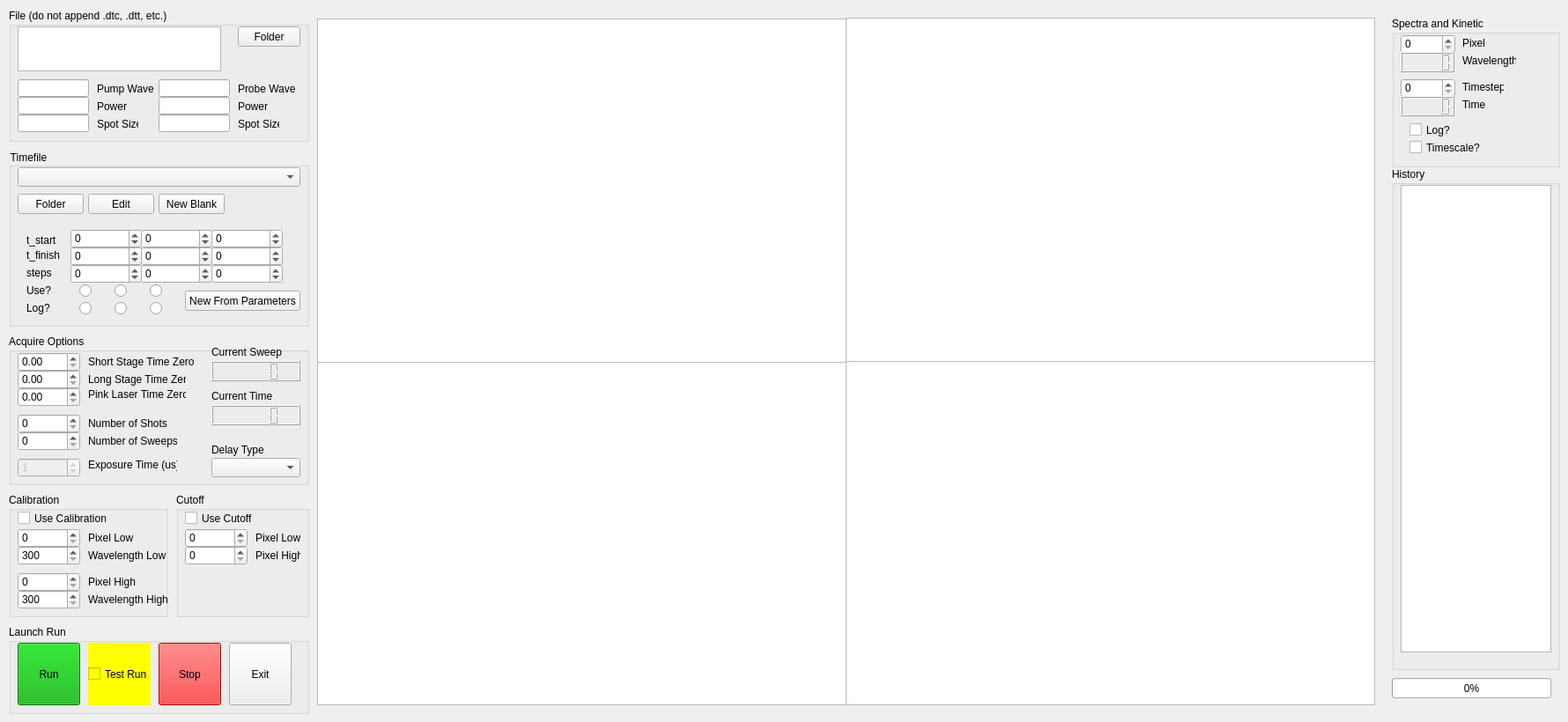
    <widget class="QWidget" name="acquire_tab">
     <attribute name="title">
      <string>Acquisition</string>
     </attribute>
     <widget class="QGroupBox" name="timefile_box">
      <property name="geometry">
       <rect>
        <x>10</x>
        <y>170</y>
        <width>341</width>
        <height>201</height>
       </rect>
      </property>
      <property name="styleSheet">
       <string notr="true">alternate-background-color: rgb(115, 115, 115);</string>
      </property>
      <property name="title">
       <string>Timefile</string>
      </property>
      <widget class="QComboBox" name="timefile_list">
       <property name="geometry">
        <rect>
         <x>10</x>
         <y>20</y>
         <width>321</width>
         <height>22</height>
        </rect>
       </property>
      </widget>
      <widget class="QPushButton" name="timefile_folder_btn">
       <property name="geometry">
        <rect>
         <x>10</x>
         <y>50</y>
         <width>75</width>
         <height>23</height>
        </rect>
       </property>
       <property name="text">
        <string>Folder</string>
       </property>
      </widget>
      <widget class="QPushButton" name="timefile_edit_btn">
       <property name="geometry">
        <rect>
         <x>90</x>
         <y>50</y>
         <width>75</width>
         <height>23</height>
        </rect>
       </property>
       <property name="text">
        <string>Edit</string>
       </property>
      </widget>
      <widget class="QPushButton" name="timefile_new_blank_btn">
       <property name="geometry">
        <rect>
         <x>170</x>
         <y>50</y>
         <width>75</width>
         <height>23</height>
        </rect>
       </property>
       <property name="text">
        <string>New Blank</string>
       </property>
      </widget>
      <widget class="QSpinBox" name="timefile_t1_min">
       <property name="geometry">
        <rect>
         <x>70</x>
         <y>90</y>
         <width>81</width>
         <height>22</height>
        </rect>
       </property>
       <property name="minimum">
        <number>-1000001</number>
       </property>
       <property name="maximum">
        <number>1000000</number>
       </property>
      </widget>
      <widget class="QSpinBox" name="timefile_t1_max">
       <property name="geometry">
        <rect>
         <x>70</x>
         <y>110</y>
         <width>81</width>
         <height>22</height>
        </rect>
       </property>
       <property name="minimum">
        <number>-1000000</number>
       </property>
       <property name="maximum">
        <number>1000000</number>
       </property>
      </widget>
      <widget class="QSpinBox" name="timefile_t2_max">
       <property name="geometry">
        <rect>
         <x>150</x>
         <y>110</y>
         <width>81</width>
         <height>22</height>
        </rect>
       </property>
       <property name="minimum">
        <number>-1000000</number>
       </property>
       <property name="maximum">
        <number>1000000</number>
       </property>
      </widget>
      <widget class="QSpinBox" name="timefile_t2_min">
       <property name="geometry">
        <rect>
         <x>150</x>
         <y>90</y>
         <width>81</width>
         <height>22</height>
        </rect>
       </property>
       <property name="minimum">
        <number>-1000000</number>
       </property>
       <property name="maximum">
        <number>1000000</number>
       </property>
      </widget>
      <widget class="QSpinBox" name="timefile_t3_min">
       <property name="geometry">
        <rect>
         <x>230</x>
         <y>90</y>
         <width>81</width>
         <height>22</height>
        </rect>
       </property>
       <property name="minimum">
        <number>-1000000</number>
       </property>
       <property name="maximum">
        <number>1000000</number>
       </property>
      </widget>
      <widget class="QSpinBox" name="timefile_t3_max">
       <property name="geometry">
        <rect>
         <x>230</x>
         <y>110</y>
         <width>81</width>
         <height>22</height>
        </rect>
       </property>
       <property name="minimum">
        <number>-1000000</number>
       </property>
       <property name="maximum">
        <number>1000000</number>
       </property>
      </widget>
      <widget class="QRadioButton" name="timefile_uset1">
       <property name="geometry">
        <rect>
         <x>80</x>
         <y>150</y>
         <width>16</width>
         <height>21</height>
        </rect>
       </property>
       <property name="text">
        <string/>
       </property>
       <property name="autoExclusive">
        <bool>false</bool>
       </property>
      </widget>
      <widget class="QRadioButton" name="timefile_logt1">
       <property name="geometry">
        <rect>
         <x>80</x>
         <y>170</y>
         <width>16</width>
         <height>21</height>
        </rect>
       </property>
       <property name="text">
        <string/>
       </property>
       <property name="autoExclusive">
        <bool>false</bool>
       </property>
      </widget>
      <widget class="QRadioButton" name="timefile_uset2">
       <property name="geometry">
        <rect>
         <x>120</x>
         <y>150</y>
         <width>16</width>
         <height>21</height>
        </rect>
       </property>
       <property name="text">
        <string/>
       </property>
       <property name="autoExclusive">
        <bool>false</bool>
       </property>
      </widget>
      <widget class="QRadioButton" name="timefile_logt2">
       <property name="geometry">
        <rect>
         <x>120</x>
         <y>170</y>
         <width>16</width>
         <height>21</height>
        </rect>
       </property>
       <property name="text">
        <string/>
       </property>
       <property name="autoExclusive">
        <bool>false</bool>
       </property>
      </widget>
      <widget class="QRadioButton" name="timefile_uset3">
       <property name="geometry">
        <rect>
         <x>160</x>
         <y>150</y>
         <width>16</width>
         <height>21</height>
        </rect>
       </property>
       <property name="text">
        <string/>
       </property>
       <property name="autoExclusive">
        <bool>false</bool>
       </property>
      </widget>
      <widget class="QRadioButton" name="timefile_logt3">
       <property name="geometry">
        <rect>
         <x>160</x>
         <y>170</y>
         <width>16</width>
         <height>21</height>
        </rect>
       </property>
       <property name="text">
        <string/>
       </property>
       <property name="autoExclusive">
        <bool>false</bool>
       </property>
      </widget>
      <widget class="QLabel" name="label">
       <property name="geometry">
        <rect>
         <x>20</x>
         <y>93</y>
         <width>47</width>
         <height>20</height>
        </rect>
       </property>
       <property name="text">
        <string>t_start</string>
       </property>
      </widget>
      <widget class="QLabel" name="label_2">
       <property name="geometry">
        <rect>
         <x>20</x>
         <y>110</y>
         <width>47</width>
         <height>20</height>
        </rect>
       </property>
       <property name="text">
        <string>t_finish</string>
       </property>
      </widget>
      <widget class="QLabel" name="label_3">
       <property name="geometry">
        <rect>
         <x>20</x>
         <y>150</y>
         <width>47</width>
         <height>20</height>
        </rect>
       </property>
       <property name="text">
        <string>Use?</string>
       </property>
      </widget>
      <widget class="QLabel" name="label_4">
       <property name="geometry">
        <rect>
         <x>20</x>
         <y>170</y>
         <width>47</width>
         <height>20</height>
        </rect>
       </property>
       <property name="text">
        <string>Log?</string>
       </property>
      </widget>
      <widget class="QPushButton" name="timefile_new_params_btn">
       <property name="geometry">
        <rect>
         <x>200</x>
         <y>160</y>
         <width>131</width>
         <height>23</height>
        </rect>
       </property>
       <property name="text">
        <string>New From Parameters</string>
       </property>
      </widget>
      <widget class="QSpinBox" name="timefile_t1_steps">
       <property name="geometry">
        <rect>
         <x>70</x>
         <y>130</y>
         <width>81</width>
         <height>22</height>
        </rect>
       </property>
       <property name="minimum">
        <number>-1000000</number>
       </property>
       <property name="maximum">
        <number>1000000</number>
       </property>
      </widget>
      <widget class="QSpinBox" name="timefile_t2_steps">
       <property name="geometry">
        <rect>
         <x>150</x>
         <y>130</y>
         <width>81</width>
         <height>22</height>
        </rect>
       </property>
       <property name="minimum">
        <number>-1000000</number>
       </property>
       <property name="maximum">
        <number>1000000</number>
       </property>
      </widget>
      <widget class="QSpinBox" name="timefile_t3_steps">
       <property name="geometry">
        <rect>
         <x>230</x>
         <y>130</y>
         <width>81</width>
         <height>22</height>
        </rect>
       </property>
       <property name="minimum">
        <number>-1000000</number>
       </property>
       <property name="maximum">
        <number>1000000</number>
       </property>
      </widget>
      <widget class="QLabel" name="label_22">
       <property name="geometry">
        <rect>
         <x>20</x>
         <y>130</y>
         <width>47</width>
         <height>20</height>
        </rect>
       </property>
       <property name="text">
        <string>steps</string>
       </property>
      </widget>
     </widget>
     <widget class="QGroupBox" name="file_box">
      <property name="enabled">
       <bool>true</bool>
      </property>
      <property name="geometry">
       <rect>
        <x>10</x>
        <y>10</y>
        <width>341</width>
        <height>151</height>
       </rect>
      </property>
      <property name="title">
       <string>File (do not append .dtc, .dtt, etc.)</string>
      </property>
      <widget class="QTextEdit" name="filename">
       <property name="geometry">
        <rect>
         <x>10</x>
         <y>20</y>
         <width>231</width>
         <height>51</height>
        </rect>
       </property>
      </widget>
      <widget class="QPushButton" name="folder_btn">
       <property name="geometry">
        <rect>
         <x>260</x>
         <y>20</y>
         <width>71</width>
         <height>23</height>
        </rect>
       </property>
       <property name="text">
        <string>Folder</string>
       </property>
      </widget>
      <widget class="QLineEdit" name="metadata_pump_wave">
       <property name="geometry">
        <rect>
         <x>10</x>
         <y>80</y>
         <width>81</width>
         <height>20</height>
        </rect>
       </property>
      </widget>
      <widget class="QLineEdit" name="metadata_pump_power">
       <property name="geometry">
        <rect>
         <x>10</x>
         <y>100</y>
         <width>81</width>
         <height>20</height>
        </rect>
       </property>
      </widget>
      <widget class="QLineEdit" name="metadata_pump_size">
       <property name="geometry">
        <rect>
         <x>10</x>
         <y>120</y>
         <width>81</width>
         <height>20</height>
        </rect>
       </property>
      </widget>
      <widget class="QLabel" name="label_65">
       <property name="geometry">
        <rect>
         <x>100</x>
         <y>80</y>
         <width>71</width>
         <height>21</height>
        </rect>
       </property>
       <property name="text">
        <string>Pump Wave</string>
       </property>
      </widget>
      <widget class="QLabel" name="label_66">
       <property name="geometry">
        <rect>
         <x>100</x>
         <y>100</y>
         <width>47</width>
         <height>21</height>
        </rect>
       </property>
       <property name="text">
        <string>Power</string>
       </property>
      </widget>
      <widget class="QLabel" name="label_67">
       <property name="geometry">
        <rect>
         <x>100</x>
         <y>120</y>
         <width>47</width>
         <height>21</height>
        </rect>
       </property>
       <property name="text">
        <string>Spot Size</string>
       </property>
      </widget>
      <widget class="QLineEdit" name="metadata_probe_wave">
       <property name="geometry">
        <rect>
         <x>170</x>
         <y>80</y>
         <width>81</width>
         <height>20</height>
        </rect>
       </property>
      </widget>
      <widget class="QLabel" name="label_68">
       <property name="geometry">
        <rect>
         <x>260</x>
         <y>80</y>
         <width>71</width>
         <height>21</height>
        </rect>
       </property>
       <property name="text">
        <string>Probe Wave</string>
       </property>
      </widget>
      <widget class="QLineEdit" name="metadata_probe_size">
       <property name="geometry">
        <rect>
         <x>170</x>
         <y>120</y>
         <width>81</width>
         <height>20</height>
        </rect>
       </property>
      </widget>
      <widget class="QLabel" name="label_69">
       <property name="geometry">
        <rect>
         <x>260</x>
         <y>120</y>
         <width>47</width>
         <height>21</height>
        </rect>
       </property>
       <property name="text">
        <string>Spot Size</string>
       </property>
      </widget>
      <widget class="QLineEdit" name="metadata_probe_power">
       <property name="geometry">
        <rect>
         <x>170</x>
         <y>100</y>
         <width>81</width>
         <height>20</height>
        </rect>
       </property>
      </widget>
      <widget class="QLabel" name="label_70">
       <property name="geometry">
        <rect>
         <x>260</x>
         <y>100</y>
         <width>47</width>
         <height>21</height>
        </rect>
       </property>
       <property name="text">
        <string>Power</string>
       </property>
      </widget>
     </widget>
     <widget class="QGroupBox" name="acquire_options_box">
      <property name="geometry">
       <rect>
        <x>10</x>
        <y>380</y>
        <width>341</width>
        <height>171</height>
       </rect>
      </property>
      <property name="title">
       <string>Acquire Options</string>
      </property>
      <widget class="QDoubleSpinBox" name="shortstage_t0">
       <property name="geometry">
        <rect>
         <x>10</x>
         <y>20</y>
         <width>71</width>
         <height>22</height>
        </rect>
       </property>
       <property name="maximum">
        <double>100000.000000000000000</double>
       </property>
      </widget>
      <widget class="QDoubleSpinBox" name="longstage_t0">
       <property name="geometry">
        <rect>
         <x>10</x>
         <y>40</y>
         <width>71</width>
         <height>22</height>
        </rect>
       </property>
       <property name="maximum">
        <double>1000000.000000000000000</double>
       </property>
      </widget>
      <widget class="QSpinBox" name="num_shots">
       <property name="geometry">
        <rect>
         <x>10</x>
         <y>90</y>
         <width>71</width>
         <height>22</height>
        </rect>
       </property>
       <property name="maximum">
        <number>2000</number>
       </property>
      </widget>
      <widget class="QLabel" name="label_5">
       <property name="geometry">
        <rect>
         <x>90</x>
         <y>20</y>
         <width>121</width>
         <height>21</height>
        </rect>
       </property>
       <property name="text">
        <string>Short Stage Time Zero</string>
       </property>
      </widget>
      <widget class="QLabel" name="label_6">
       <property name="geometry">
        <rect>
         <x>90</x>
         <y>40</y>
         <width>111</width>
         <height>21</height>
        </rect>
       </property>
       <property name="text">
        <string>Long Stage Time Zero</string>
       </property>
      </widget>
      <widget class="QLabel" name="label_7">
       <property name="geometry">
        <rect>
         <x>90</x>
         <y>90</y>
         <width>91</width>
         <height>21</height>
        </rect>
       </property>
       <property name="text">
        <string>Number of Shots</string>
       </property>
      </widget>
      <widget class="QSpinBox" name="num_sweeps">
       <property name="geometry">
        <rect>
         <x>10</x>
         <y>110</y>
         <width>71</width>
         <height>22</height>
        </rect>
       </property>
       <property name="maximum">
        <number>1000</number>
       </property>
      </widget>
      <widget class="QLabel" name="label_8">
       <property name="geometry">
        <rect>
         <x>90</x>
         <y>110</y>
         <width>101</width>
         <height>21</height>
        </rect>
       </property>
       <property name="text">
        <string>Number of Sweeps</string>
       </property>
      </widget>
      <widget class="QComboBox" name="delay_type_list">
       <property name="geometry">
        <rect>
         <x>230</x>
         <y>140</y>
         <width>101</width>
         <height>22</height>
        </rect>
       </property>
      </widget>
      <widget class="QLabel" name="label_9">
       <property name="geometry">
        <rect>
         <x>230</x>
         <y>120</y>
         <width>61</width>
         <height>21</height>
        </rect>
       </property>
       <property name="text">
        <string>Delay Type</string>
       </property>
      </widget>
      <widget class="QLCDNumber" name="sweep_display">
       <property name="geometry">
        <rect>
         <x>230</x>
         <y>30</y>
         <width>101</width>
         <height>23</height>
        </rect>
       </property>
      </widget>
      <widget class="QLabel" name="label_16">
       <property name="geometry">
        <rect>
         <x>230</x>
         <y>10</y>
         <width>81</width>
         <height>20</height>
        </rect>
       </property>
       <property name="text">
        <string>Current Sweep</string>
       </property>
      </widget>
      <widget class="QLCDNumber" name="time_display">
       <property name="geometry">
        <rect>
         <x>230</x>
         <y>80</y>
         <width>101</width>
         <height>23</height>
        </rect>
       </property>
      </widget>
      <widget class="QLabel" name="label_17">
       <property name="geometry">
        <rect>
         <x>230</x>
         <y>60</y>
         <width>81</width>
         <height>20</height>
        </rect>
       </property>
       <property name="text">
        <string>Current Time</string>
       </property>
      </widget>
      <widget class="QDoubleSpinBox" name="pinklaser_t0">
       <property name="geometry">
        <rect>
         <x>10</x>
         <y>60</y>
         <width>71</width>
         <height>22</height>
        </rect>
       </property>
       <property name="maximum">
        <double>1000000.000000000000000</double>
       </property>
      </widget>
      <widget class="QLabel" name="label_30">
       <property name="geometry">
        <rect>
         <x>90</x>
         <y>60</y>
         <width>111</width>
         <height>16</height>
        </rect>
       </property>
       <property name="text">
        <string>Pink Laser Time Zero</string>
       </property>
      </widget>
      <widget class="QSpinBox" name="exp_time_us">
       <property name="enabled">
        <bool>false</bool>
       </property>
       <property name="geometry">
        <rect>
         <x>10</x>
         <y>140</y>
         <width>71</width>
         <height>22</height>
        </rect>
       </property>
       <property name="maximum">
        <number>900</number>
       </property>
       <property name="value">
        <number>1</number>
       </property>
      </widget>
      <widget class="QLabel" name="label_47">
       <property name="geometry">
        <rect>
         <x>90</x>
         <y>140</y>
         <width>101</width>
         <height>16</height>
        </rect>
       </property>
       <property name="text">
        <string>Exposure Time (us)</string>
       </property>
      </widget>
     </widget>
     <widget class="QGroupBox" name="calib_box">
      <property name="geometry">
       <rect>
        <x>10</x>
        <y>560</y>
        <width>181</width>
        <height>141</height>
       </rect>
      </property>
      <property name="title">
       <string>Calibration</string>
      </property>
      <widget class="QSpinBox" name="calib_pixel_low">
       <property name="geometry">
        <rect>
         <x>10</x>
         <y>40</y>
         <width>71</width>
         <height>22</height>
        </rect>
       </property>
       <property name="maximum">
        <number>1200</number>
       </property>
      </widget>
      <widget class="QSpinBox" name="calib_wave_low">
       <property name="geometry">
        <rect>
         <x>10</x>
         <y>60</y>
         <width>71</width>
         <height>22</height>
        </rect>
       </property>
       <property name="minimum">
        <number>300</number>
       </property>
       <property name="maximum">
        <number>1500</number>
       </property>
      </widget>
      <widget class="QSpinBox" name="calib_pixel_high">
       <property name="geometry">
        <rect>
         <x>10</x>
         <y>90</y>
         <width>71</width>
         <height>22</height>
        </rect>
       </property>
       <property name="maximum">
        <number>1200</number>
       </property>
      </widget>
      <widget class="QSpinBox" name="calib_wave_high">
       <property name="geometry">
        <rect>
         <x>10</x>
         <y>110</y>
         <width>71</width>
         <height>22</height>
        </rect>
       </property>
       <property name="minimum">
        <number>300</number>
       </property>
       <property name="maximum">
        <number>2000</number>
       </property>
      </widget>
      <widget class="QLabel" name="label_10">
       <property name="geometry">
        <rect>
         <x>90</x>
         <y>40</y>
         <width>101</width>
         <height>21</height>
        </rect>
       </property>
       <property name="text">
        <string>Pixel Low</string>
       </property>
      </widget>
      <widget class="QLabel" name="label_11">
       <property name="geometry">
        <rect>
         <x>90</x>
         <y>60</y>
         <width>101</width>
         <height>21</height>
        </rect>
       </property>
       <property name="text">
        <string>Wavelength Low</string>
       </property>
      </widget>
      <widget class="QLabel" name="label_12">
       <property name="geometry">
        <rect>
         <x>90</x>
         <y>90</y>
         <width>101</width>
         <height>21</height>
        </rect>
       </property>
       <property name="text">
        <string>Pixel High</string>
       </property>
      </widget>
      <widget class="QLabel" name="label_13">
       <property name="geometry">
        <rect>
         <x>90</x>
         <y>110</y>
         <width>101</width>
         <height>21</height>
        </rect>
       </property>
       <property name="text">
        <string>Wavelength High</string>
       </property>
      </widget>
      <widget class="QCheckBox" name="use_calib">
       <property name="geometry">
        <rect>
         <x>10</x>
         <y>20</y>
         <width>101</width>
         <height>17</height>
        </rect>
       </property>
       <property name="text">
        <string>Use Calibration</string>
       </property>
       <property name="autoExclusive">
        <bool>false</bool>
       </property>
      </widget>
     </widget>
     <widget class="QGroupBox" name="groupBox_5">
      <property name="geometry">
       <rect>
        <x>10</x>
        <y>710</y>
        <width>341</width>
        <height>101</height>
       </rect>
      </property>
      <property name="title">
       <string>Launch Run</string>
      </property>
      <widget class="QPushButton" name="run_btn">
       <property name="geometry">
        <rect>
         <x>10</x>
         <y>20</y>
         <width>71</width>
         <height>71</height>
        </rect>
       </property>
       <property name="styleSheet">
        <string notr="true">background-color: rgb(0, 170, 0);</string>
       </property>
       <property name="text">
        <string>Run</string>
       </property>
      </widget>
      <widget class="QCheckBox" name="test_run_btn">
       <property name="geometry">
        <rect>
         <x>90</x>
         <y>20</y>
         <width>71</width>
         <height>71</height>
        </rect>
       </property>
       <property name="styleSheet">
        <string notr="true">background-color: rgb(255, 255, 0);</string>
       </property>
       <property name="text">
        <string>Test Run</string>
       </property>
      </widget>
      <widget class="QPushButton" name="stop_btn">
       <property name="geometry">
        <rect>
         <x>170</x>
         <y>20</y>
         <width>71</width>
         <height>71</height>
        </rect>
       </property>
       <property name="styleSheet">
        <string notr="true">background-color: rgb(255, 0, 0);</string>
       </property>
       <property name="text">
        <string>Stop</string>
       </property>
      </widget>
      <widget class="QPushButton" name="exit_btn">
       <property name="geometry">
        <rect>
         <x>250</x>
         <y>20</y>
         <width>71</width>
         <height>71</height>
        </rect>
       </property>
       <property name="styleSheet">
        <string notr="true"/>
       </property>
       <property name="text">
        <string>Exit</string>
       </property>
      </widget>
     </widget>
     <widget class="QGroupBox" name="groupBox_6">
      <property name="geometry">
       <rect>
        <x>1580</x>
        <y>19</y>
        <width>191</width>
        <height>171</height>
       </rect>
      </property>
      <property name="title">
       <string>Spectra and Kinetic</string>
      </property>
      <widget class="QSpinBox" name="kinetic_pixel">
       <property name="geometry">
        <rect>
         <x>10</x>
         <y>20</y>
         <width>62</width>
         <height>22</height>
        </rect>
       </property>
       <property name="maximum">
        <number>1200</number>
       </property>
      </widget>
      <widget class="QSpinBox" name="spectra_timestep">
       <property name="geometry">
        <rect>
         <x>10</x>
         <y>70</y>
         <width>62</width>
         <height>22</height>
        </rect>
       </property>
       <property name="maximum">
        <number>1000</number>
       </property>
      </widget>
      <widget class="QLabel" name="label_18">
       <property name="geometry">
        <rect>
         <x>80</x>
         <y>20</y>
         <width>47</width>
         <height>20</height>
        </rect>
       </property>
       <property name="text">
        <string>Pixel</string>
       </property>
      </widget>
      <widget class="QLabel" name="label_19">
       <property name="geometry">
        <rect>
         <x>80</x>
         <y>70</y>
         <width>47</width>
         <height>20</height>
        </rect>
       </property>
       <property name="text">
        <string>Timestep</string>
       </property>
      </widget>
      <widget class="QLCDNumber" name="kinetic_wave">
       <property name="geometry">
        <rect>
         <x>10</x>
         <y>40</y>
         <width>61</width>
         <height>23</height>
        </rect>
       </property>
      </widget>
      <widget class="QLabel" name="label_20">
       <property name="geometry">
        <rect>
         <x>80</x>
         <y>40</y>
         <width>61</width>
         <height>20</height>
        </rect>
       </property>
       <property name="text">
        <string>Wavelength</string>
       </property>
      </widget>
      <widget class="QLCDNumber" name="spectra_time">
       <property name="geometry">
        <rect>
         <x>10</x>
         <y>90</y>
         <width>61</width>
         <height>23</height>
        </rect>
       </property>
      </widget>
      <widget class="QLabel" name="label_21">
       <property name="geometry">
        <rect>
         <x>80</x>
         <y>90</y>
         <width>47</width>
         <height>20</height>
        </rect>
       </property>
       <property name="text">
        <string>Time</string>
       </property>
      </widget>
      <widget class="QCheckBox" name="plot_log_t">
       <property name="geometry">
        <rect>
         <x>20</x>
         <y>120</y>
         <width>82</width>
         <height>17</height>
        </rect>
       </property>
       <property name="text">
        <string>Log?</string>
       </property>
       <property name="autoExclusive">
        <bool>false</bool>
       </property>
      </widget>
      <widget class="QCheckBox" name="plot_timescale">
       <property name="geometry">
        <rect>
         <x>20</x>
         <y>140</y>
         <width>82</width>
         <height>17</height>
        </rect>
       </property>
       <property name="text">
        <string>Timescale?</string>
       </property>
       <property name="autoExclusive">
        <bool>false</bool>
       </property>
      </widget>
     </widget>
     <widget class="QGroupBox" name="groupBox_7">
      <property name="geometry">
       <rect>
        <x>1580</x>
        <y>190</y>
        <width>191</width>
        <height>571</height>
       </rect>
      </property>
      <property name="title">
       <string>History</string>
      </property>
      <widget class="QPlainTextEdit" name="history">
       <property name="geometry">
        <rect>
         <x>10</x>
         <y>20</y>
         <width>171</width>
         <height>531</height>
        </rect>
       </property>
      </widget>
     </widget>
     <widget class="PlotWidget" name="last_shot_graph">
      <property name="geometry">
       <rect>
        <x>960</x>
        <y>20</y>
        <width>601</width>
        <height>391</height>
       </rect>
      </property>
     </widget>
     <widget class="PlotWidget" name="spectra_graph">
      <property name="geometry">
       <rect>
        <x>960</x>
        <y>410</y>
        <width>601</width>
        <height>391</height>
       </rect>
      </property>
     </widget>
     <widget class="PlotWidget" name="kinetic_graph">
      <property name="geometry">
       <rect>
        <x>360</x>
        <y>410</y>
        <width>601</width>
        <height>391</height>
       </rect>
      </property>
     </widget>
     <widget class="ImageView" name="top_graph">
      <property name="geometry">
       <rect>
        <x>360</x>
        <y>21</y>
        <width>601</width>
        <height>391</height>
       </rect>
      </property>
     </widget>
     <widget class="QProgressBar" name="progressBar">
      <property name="geometry">
       <rect>
        <x>1580</x>
        <y>770</y>
        <width>181</width>
        <height>23</height>
       </rect>
      </property>
      <property name="value">
       <number>0</number>
      </property>
     </widget>
     <widget class="QGroupBox" name="groupBox_3">
      <property name="geometry">
       <rect>
        <x>200</x>
        <y>560</y>
        <width>151</width>
        <height>141</height>
       </rect>
      </property>
      <property name="title">
       <string>Cutoff</string>
      </property>
      <widget class="QCheckBox" name="use_cutoff">
       <property name="geometry">
        <rect>
         <x>10</x>
         <y>20</y>
         <width>101</width>
         <height>17</height>
        </rect>
       </property>
       <property name="text">
        <string>Use Cutoff</string>
       </property>
       <property name="autoExclusive">
        <bool>false</bool>
       </property>
      </widget>
      <widget class="QLabel" name="label_15">
       <property name="geometry">
        <rect>
         <x>90</x>
         <y>60</y>
         <width>51</width>
         <height>21</height>
        </rect>
       </property>
       <property name="text">
        <string>Pixel High</string>
       </property>
      </widget>
      <widget class="QLabel" name="label_14">
       <property name="geometry">
        <rect>
         <x>90</x>
         <y>40</y>
         <width>51</width>
         <height>21</height>
        </rect>
       </property>
       <property name="text">
        <string>Pixel Low</string>
       </property>
      </widget>
      <widget class="QSpinBox" name="cutoff_pixel_high">
       <property name="geometry">
        <rect>
         <x>10</x>
         <y>60</y>
         <width>71</width>
         <height>22</height>
        </rect>
       </property>
       <property name="maximum">
        <number>1200</number>
       </property>
      </widget>
      <widget class="QSpinBox" name="cutoff_pixel_low">
       <property name="geometry">
        <rect>
         <x>10</x>
         <y>40</y>
         <width>71</width>
         <height>22</height>
        </rect>
       </property>
       <property name="maximum">
        <number>1200</number>
       </property>
      </widget>
     </widget>
    </widget>
